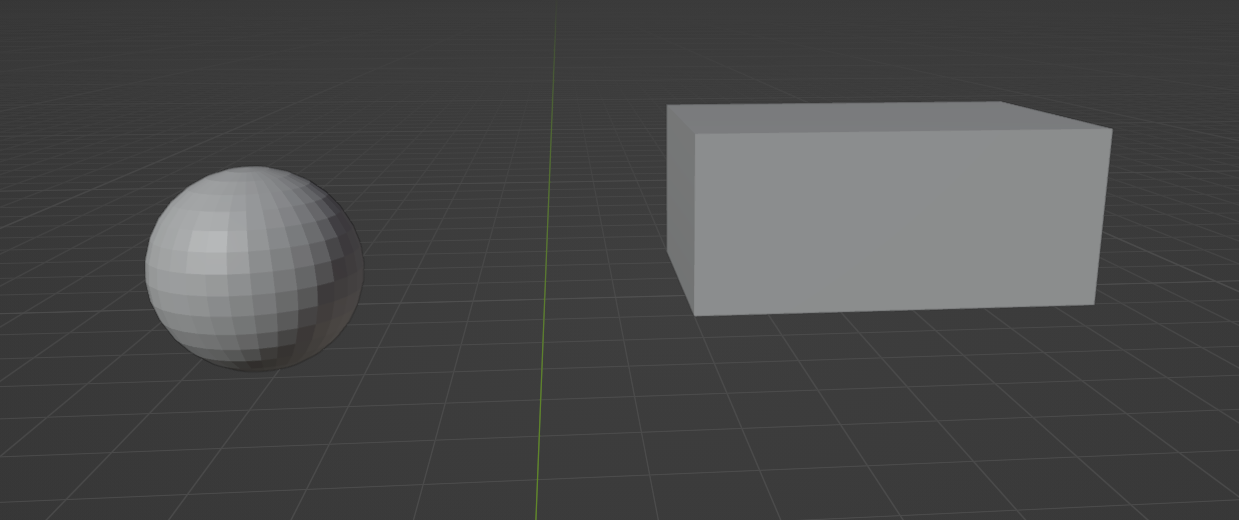
#> input picture data/cuboid-sphere.png, 1239 x 520 px
$ python -i image.py   (imports and definitions only)   (older library calls are emulated)
#> lines starting #> are read from the running program, lines starting #| are printed output that depends on the picture; after the words box and inside, x2 and y2 are one past the last pixel; in counts of white or black regions, pixels touching at a corner belong together
#> further down, picture is the input picture: shape (520, 1239, 3); mean B, G, R 73.9, 73.9, 73.5
import cv2
import numpy as np


def read_image(path: str) -> np.ndarray:
    return cv2.imread(path, cv2.IMREAD_COLOR)


def write_image(img: np.ndarray, path: str):
    cv2.imwrite(path, img)


def detect_circles(cv_img: np.ndarray) -> np.ndarray:
    gray = cv2.cvtColor(cv_img, cv2.COLOR_BGR2GRAY)
    res = cv2.HoughCircles(
        image=gray,
        method=cv2.HOUGH_GRADIENT,
        dp=1,
        minDist=20,
        param1=100,
        param2=50,
        minRadius=0,
        maxRadius=0,
    )
    return res[0] if res is not None else None


def segment_cuboid_main_face(cv_img):
    gray = cv2.cvtColor(cv_img, cv2.COLOR_BGR2GRAY)
    hist = cv2.calcHist([gray], [0], None, [16], [0, 256])
#> hist = [0, 0, 208, 486477, 40027, 3341, 3746, 19318, 78918, 6293, 5141, 811, 0, 0, 0, 0]
    histogram_sorted = sorted(enumerate(hist), key=lambda x: x[1], reverse=True)
#> histogram_sorted = [(3, [486477]), (8, [78918]), (4, [40027]), (7, [19318]), (9, [6293]), (10, [5141]), (6, [3746]), (5, [3341]), (11, [811]), (2, [208]), (0, [0]), (1, [0]), (12, [0]), (13, [0]), (14, [0]), (15, [0])]
    main_face_brightness = histogram_sorted[1][0] * 16
#> main_face_brightness = 128
    _, binary_img = cv2.threshold(gray, int(main_face_brightness), 1, cv2.THRESH_BINARY)
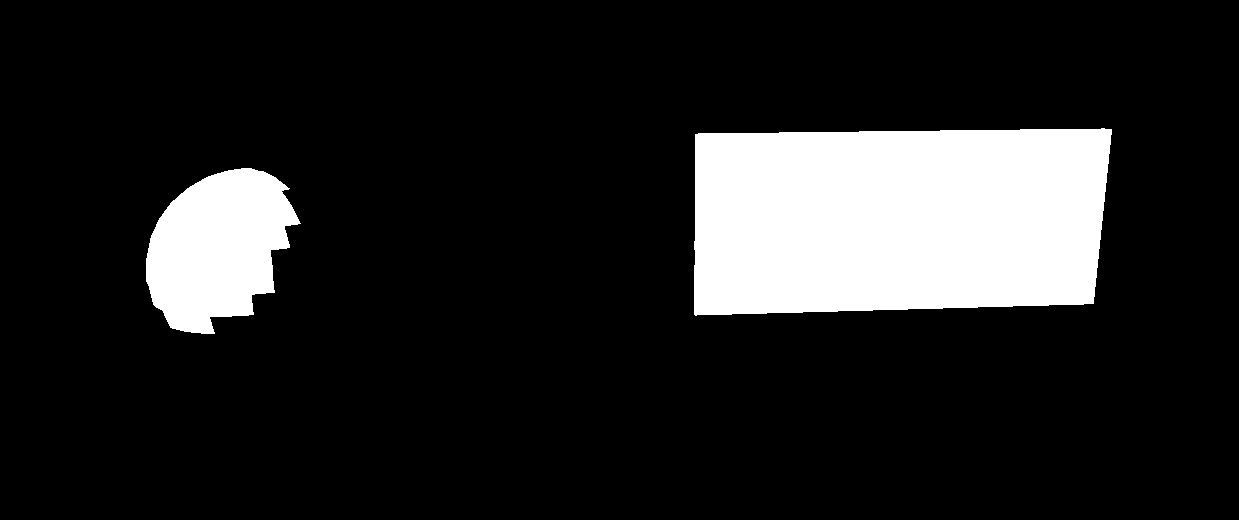
#> binary_img: shape (520, 1239); values 0 (black) and 1 (white), 14.1% white; 2 white regions, box (x1, y1, x2, y2) and area: (694, 128, 1112, 316) 72978, (146, 168, 301, 334) 17629
    binary_img = binary_img.astype(np.uint8) * 255
    num_labels, labels, stats, _ = cv2.connectedComponentsWithStats(binary_img, 4, cv2.CV_32S)
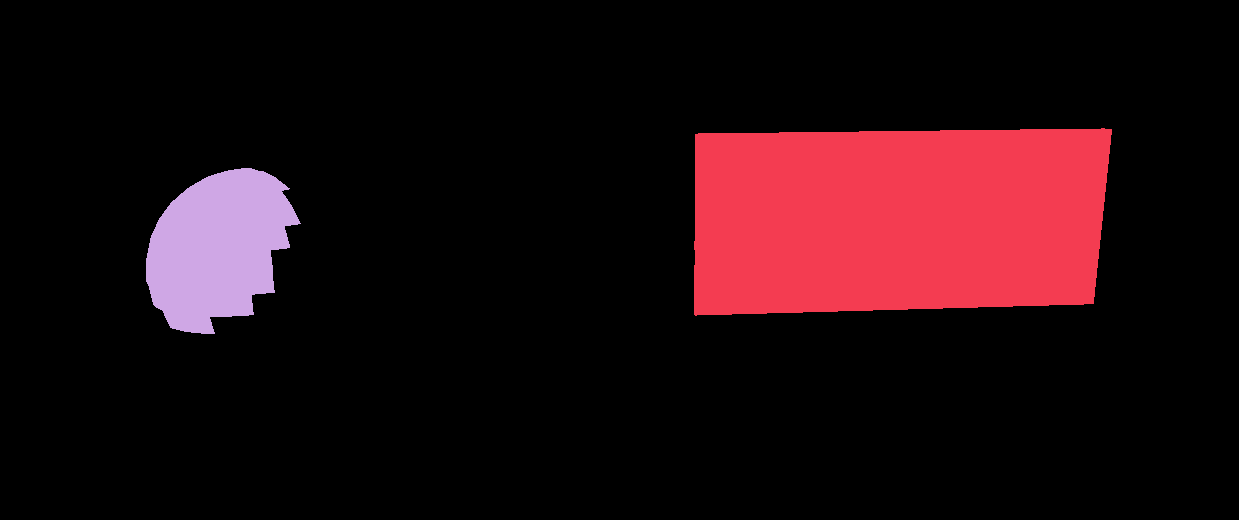
#> labels: shape (520, 1239) int32; 3 distinct labels, from 0 to 2; one colour per label, 0 black
#> num_labels = 3; stats = [[0, 0, 1239, 520, 553673], [694, 128, 418, 188, 72978], [146, 168, 155, 166, 17629]]
    assert num_labels > 0
    idx, stat = max(enumerate(stats[1:]), key=lambda x: x[1][cv2.CC_STAT_AREA])
#> idx = 0; stat = [694, 128, 418, 188, 72978]
    mask = labels == (idx + 1)
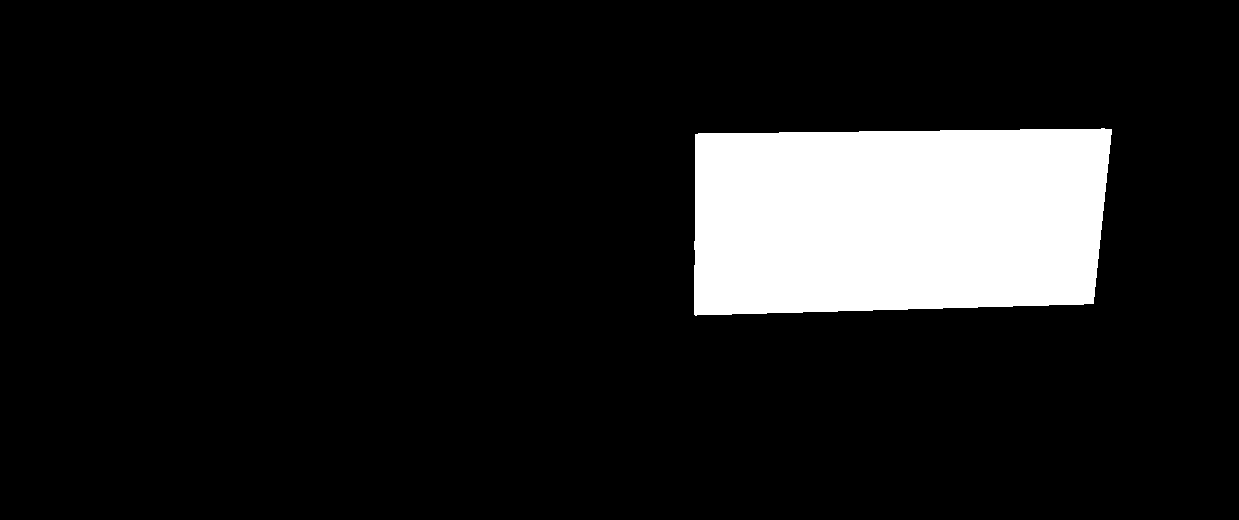
#> mask: shape (520, 1239) bool; 11.3% white; 1 white region, box (x1, y1, x2, y2) and area: (694, 128, 1112, 316) 72978
    return (mask * 255).astype(np.uint8), stat[cv2.CC_STAT_AREA]


def detect_cuboid_face(cv_img):
    mask, area = segment_cuboid_main_face(cv_img)
#> mask: shape (520, 1239); 11.3% white; 1 white region
#> area = 72978
    contours, _ = cv2.findContours(mask, cv2.RETR_TREE, cv2.CHAIN_APPROX_SIMPLE)
#> contours = 1 contour; box (x1, y1, x2, y2) and area: (694, 128, 1112, 316) 72392
    return contours, area


def circle_area(circle):
    return np.pi * circle[2] ** 2

>>> import cv2
>>> picture = cv2.imread('../data/cuboid-sphere.png')
>>> result = detect_cuboid_face(picture)
